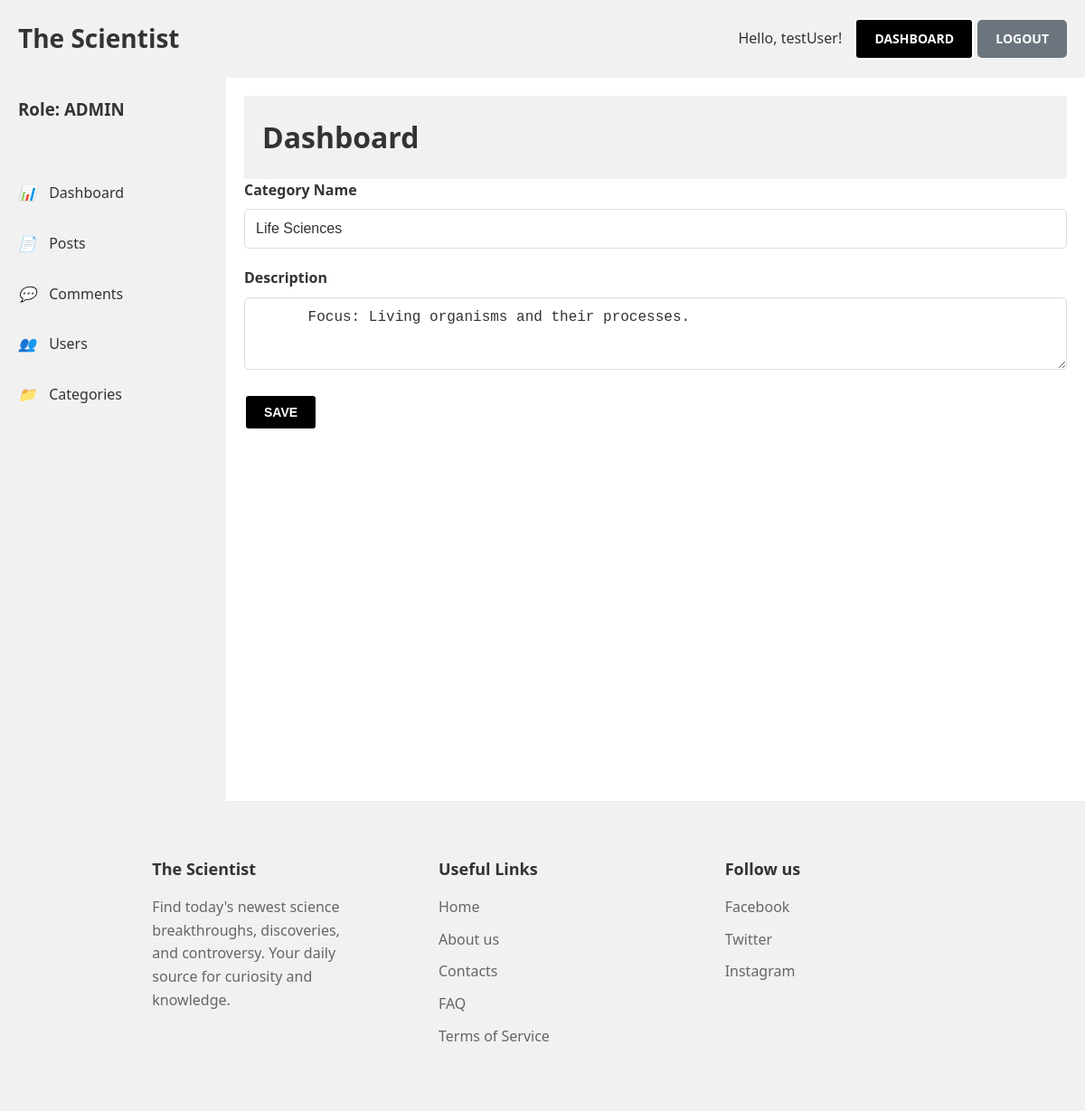
The page /dashboard/category/update?id=106 (signed in) on the database its author committed.
### tables this page shows
CREATE TABLE `categories` (
  `id` int NOT NULL AUTO_INCREMENT,
  `name` varchar(50) DEFAULT NULL,
  `description` varchar(100) DEFAULT NULL,
  PRIMARY KEY (`id`)
);

### controllers/CategoryController.php (called while the page is built, shortened)
<?php
class CategoryController
{
  static function update(Router $router)
  {
    $id = filter_var($_GET["id"], FILTER_VALIDATE_INT);
    $category = Category::find($id);
    $errors = [];
    $router->render("dashboard/categories/create", [
      "category" => $category,
      "errors" => $errors
    ]);
  }
}

### public/index.php (called while the page is built, shortened)
<?php
$router = new Router();
$router->get("/home", [PageController::class, "index"]);
$router->get("/info", [PageController::class, "info"]);
$router->get("/about-us", [PageController::class, "aboutUs"]);
$router->get("/categories", [PageController::class, "byCategories"]);
$router->get("/dashboard", [DashboardController::class, "index"]);
$router->get("/dashboard/posts", [DashboardController::class, "posts"]);
$router->get("/dashboard/categories", [DashboardController::class, "categories"]);
$router->get("/dashboard/comments", [DashboardController::class, "comments"]);
$router->get("/dashboard/users", [DashboardController::class, "users"]);
$router->get("/dashboard/posts/create", [PostController::class, "createPost"]);
$router->post("/dashboard/posts/create", [PostController::class, "createPost"]);
$router->get("/dashboard/posts/edit", [PostController::class, "editPost"]);
$router->post("/dashboard/posts/edit", [PostController::class, "editPost"]);
$router->get("/dashboard/posts/delete", [PostController::class, "deletePost"]);
$router->get("/dashboard/categories/all", [CategoryController::class, "readAll"]);
$router->get("/dashboard/category/create", [CategoryController::class, "create"]);
$router->post("/dashboard/category/create", [CategoryController::class, "create"]);
$router->get("/dashboard/category/update", [CategoryController::class, "update"]);
$router->post("/dashboard/category/update", [CategoryController::class, "update"]);
$router->post("/dashboard/category/delete", [CategoryController::class, "delete"]);
$router->get("/blog/not-authorized", [PageController::class, "notAuthorized"]);
$router->get("/dashboard/comments/to-approve", [CommentController::class, "toApprove"]);
$router->post("/dashboard/comment/approve", [CommentController::class, "approve"]);
$router->post("/dashboard/comment/unapprove", [CommentController::class, "unapprove"]);
$router->post("/dashboard/comment/delete", [CommentController::class, "delete"]);
$router->get("/dashboard/users/create", [userController::class, "createUser"]);
$router->post("/dashboard/users/create", [userController::class, "createUser"]);
$router->get("/dashboard/users/edit", [userController::class, "editUser"]);
$router->post("/dashboard/users/edit", [userController::class, "editUser"]);
$router->post("/dashboard/users/delete", [userController::class, "deleteUser"]);
$router->post("/comment/create", [CommentController::class, "create"]);
$router->get("/comment/update", [CommentController::class, "update"]);
$router->post("/comment/update", [CommentController::class, "update"]);
$router->post("/comment/delete",[CommentController::class, "delete"]);
$router->get("/user", [userController::class, "findSingleUser"]);
$router->get("/post", [PostController::class, "findSinglePost"]);
$router->get("/post/all", [PostController::class, "readAll"]);
$router->get("/users/all", [UserController::class, "readAll"]);
$router->get("/sign-up", [SignUpController::class, "signUp"]);
$router->post("/sign-up", [SignUpController::class, "signUp"]);
$router->get("/blog/check-your-email", [SignUpController::class, "checkYouEmail"]);
$router->get("/blog/activate-user", [SignUpController::class, "activateUser"]);
 $router->get("/login", [AuthController::class, "login"]);
 $router->post("/login", [AuthController::class, "login"]);
 $router->get("/logout", [AuthController::class, "logout"]);
$router->checkRoutes();

### models/ActiveRecord/ActiveRecord.php (called while the page is built, shortened)
<?php
class ActiveRecord
{
  static $db;
  static $table;
  static function connect($connection)
  {
    self::$db = $connection;
  }
  static function find(int $id): ActiveRecord|bool
  {
    $res = self::$db->query("SELECT * FROM " . static::$table . " WHERE " . static::$table . ".id = " . self::$db->real_escape_string($id) . ";");
    $res = $res->fetch_assoc();
    $entity = self::createObject($res);
    return $entity;
  }
  static function createObject($entry)
  {
    $entity = new static;
    foreach ($entry as $key => $value) {
      if (property_exists($entity, $key)) {
        $entity->$key = $value;
      }
    }
    return $entity;
  }
}

### views/pages/dashboard/categories/form.php (the view)
<form method="POST">
  <div class="form-group">
    <label>Category Name</label>
    <input type="text" value="<?php echo $category->name ?? "" ?>" class="form-control" name="name" required>
  </div>
  <div class="form-group">
    <label>Description</label>
    <textarea class="form-control" name="description" rows="3" required>
      <?php echo $category->description ?? "" ?>
    </textarea>
  </div>
  <div class="form-group">
    <button type="submit" class="btn btn-primary">Save</button>
  </div>
</form>

### public/src/css/styles.css (style rules this page uses)
:root { --bg-primary: #ffffff; --bg-secondary: #f1f1f1; --text-primary: #333; --text-secondary: #666; --border-color: #eee; --shadow-color: rgba(0, 0, 0, 0.1); --accent-color: #17181e; --accent-hover-color: #4d5061; --sidebar-bg-start: #667eea; --sidebar-bg-end: #764ba2; --btn-primary-bg: #667eea; --btn-primary-hover-bg: #5a6fd8; --btn-secondary-bg: #6c757d; --btn-danger-bg: #dc3545; --btn-success-bg: #28a745; --btn-warning-bg: #ffc107; --table-header-bg: #f8f9fa; --table-row-hover-bg: #f8f9fa; --form-border: #ddd; --form-focus-shadow: rgba(102, 126, 234, 0.2); --stat-number-color: #667eea; --activity-post-bg: #667eea; --activity-comment-bg: #28a745; --activity-user-bg: #ffc107; --status-published-bg: #d4edda; --status-published-text: #155724; --status-draft-bg: #fff3cd; --status-draft-text: #856404; --status-active-bg: #d1ecf1; --status-active-text: #0c5460; --status-approved-bg: #d4edda; --status-approved-text: #155724; --status-pending-bg: #fff3cd; --status-pending-text: #856404; --status-inactive-bg: #f8d7da; --status-inactive-text: #721c24; }
* { margin: 0; padding: 0; box-sizing: border-box; }
body { font-family: "Segoe UI", Tahoma, Geneva, Verdana, sans-serif; background-color: var(--bg-primary); color: var(--text-primary); transition: background-color 0.3s ease, color 0.3s ease; line-height: 1.6; }
.btn { padding: 10px 20px; border: none; border-radius: 5px; cursor: pointer; font-size: 14px; transition: all 0.3s ease; text-decoration: none; display: inline-block; text-transform: uppercase; font-weight: bold; }
.btn-primary { background: rgb(0, 0, 0); color: rgb(255, 255, 255); border: white solid 2px; }
.form-group { margin-bottom: 20px; text-align: left; }
.form-group label { display: block; margin-bottom: 8px; font-weight: 600; color: var(--text-primary); }
.form-control { width: 100%; padding: 12px; border: 1px solid var(--form-border); border-radius: 5px; font-size: 16px; background-color: var(--bg-primary); color: var(--text-primary); transition: border-color 0.3s ease, background-color 0.3s ease, color 0.3s ease; }

### rows shown on the page
categories: name "Life Sciences", description "Focus: Living organisms and their processes."

### other values the page prints
TITLE_SITE "The Scientist"
$_SESSION["user"] "testUser"
$_SESSION["role"] "ADMIN"
